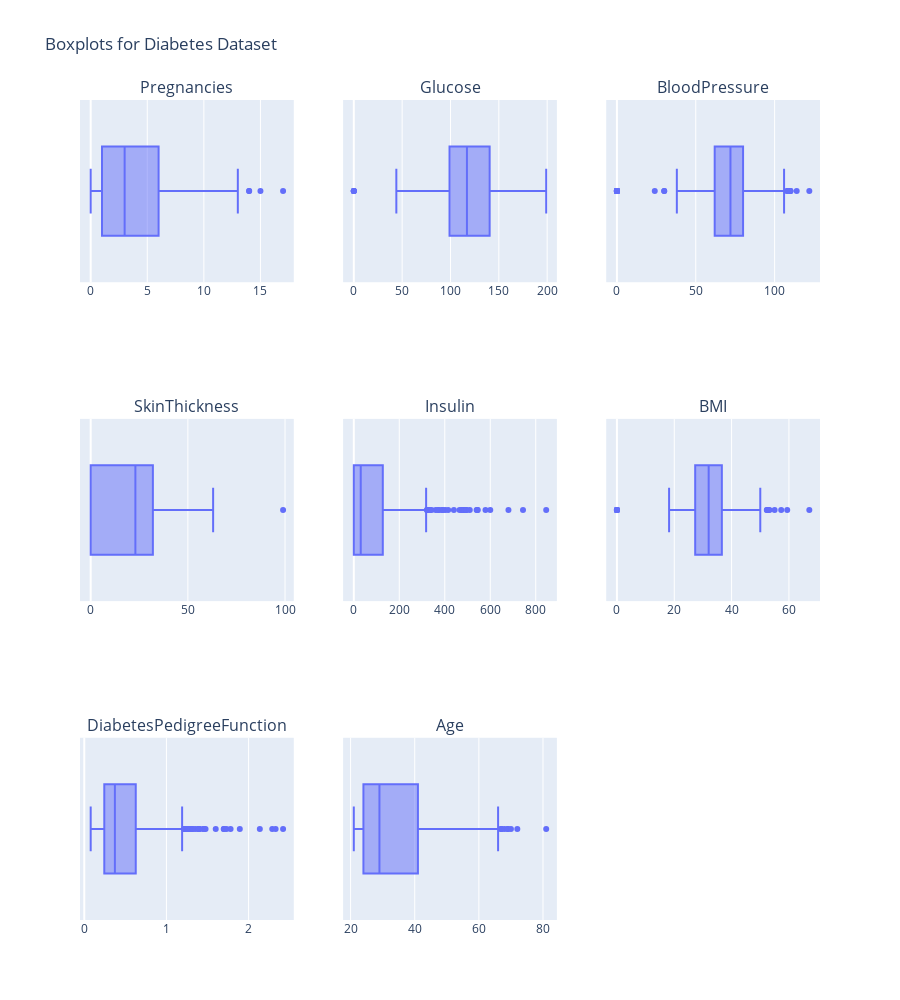

The cell this chart's notebook holds for it:
### Markdown cell above
Next, we'll visualize the dataset using boxplots to understand the distribution of each feature and identify potential outliers.

### Code cell
def custom_boxplots(dataset,column_list,columns,suptitle):
    fig=make_subplots(rows=(len(column_list)//columns)+1,cols=columns,subplot_titles=column_list)
    fig.update_layout(height=1000,width=300*columns,title=suptitle)
    for i,data in enumerate(column_list):
        row=i//columns+1
        col=i%columns+1
        fig.add_trace(px.box(x=dataset[data]).data[0],row=row,col=col)
    fig.show()
custom_boxplots(df,['Pregnancies','Glucose','BloodPressure','SkinThickness','Insulin','BMI','DiabetesPedigreeFunction','Age'],columns=3,suptitle="Boxplots for Diabetes Dataset")

### Figure 1 — Plotly figure (JSON) as saved in the notebook; plotly's stock layout.template omitted (floating-point values rounded to 4 significant figures; data arrays with more than 128 entries replaced by an {"elided": "..."} marker saying what was removed)
{"data": [{"alignmentgroup": "True", "hovertemplate": "x=%{x}<extra></extra>", "legendgroup": "", "marker": {"color": "#636efa"}, "name": "", "notched": false, "offsetgroup": "", "orientation": "h", "showlegend": false, "type": "box", "x": {"elided": "768 int values"}, "x0": " ", "xaxis": "x", "y0": " ", "yaxis": "y"}, {"alignmentgroup": "True", "hovertemplate": "x=%{x}<extra></extra>", "legendgroup": "", "marker": {"color": "#636efa"}, "name": "", "notched": false, "offsetgroup": "", "orientation": "h", "showlegend": false, "type": "box", "x": {"elided": "768 int values"}, "x0": " ", "xaxis": "x2", "y0": " ", "yaxis": "y2"}, {"alignmentgroup": "True", "hovertemplate": "x=%{x}<extra></extra>", "legendgroup": "", "marker": {"color": "#636efa"}, "name": "", "notched": false, "offsetgroup": "", "orientation": "h", "showlegend": false, "type": "box", "x": {"elided": "768 int values"}, "x0": " ", "xaxis": "x3", "y0": " ", "yaxis": "y3"}, {"alignmentgroup": "True", "hovertemplate": "x=%{x}<extra></extra>", "legendgroup": "", "marker": {"color": "#636efa"}, "name": "", "notched": false, "offsetgroup": "", "orientation": "h", "showlegend": false, "type": "box", "x": {"elided": "768 int values"}, "x0": " ", "xaxis": "x4", "y0": " ", "yaxis": "y4"}, {"alignmentgroup": "True", "hovertemplate": "x=%{x}<extra></extra>", "legendgroup": "", "marker": {"color": "#636efa"}, "name": "", "notched": false, "offsetgroup": "", "orientation": "h", "showlegend": false, "type": "box", "x": {"elided": "768 int values"}, "x0": " ", "xaxis": "x5", "y0": " ", "yaxis": "y5"}, {"alignmentgroup": "True", "hovertemplate": "x=%{x}<extra></extra>", "legendgroup": "", "marker": {"color": "#636efa"}, "name": "", "notched": false, "offsetgroup": "", "orientation": "h", "showlegend": false, "type": "box", "x": {"elided": "768 float values"}, "x0": " ", "xaxis": "x6", "y0": " ", "yaxis": "y6"}, {"alignmentgroup": "True", "hovertemplate": "x=%{x}<extra></extra>", "legendgroup": "", "marker": {"color": "#636efa"}, "name": "", "notched": false, "offsetgroup": "", "orientation": "h", "showlegend": false, "type": "box", "x": {"elided": "768 float values"}, "x0": " ", "xaxis": "x7", "y0": " ", "yaxis": "y7"}, {"alignmentgroup": "True", "hovertemplate": "x=%{x}<extra></extra>", "legendgroup": "", "marker": {"color": "#636efa"}, "name": "", "notched": false, "offsetgroup": "", "orientation": "h", "showlegend": false, "type": "box", "x": {"elided": "768 int values"}, "x0": " ", "xaxis": "x8", "y0": " ", "yaxis": "y8"}], "layout": {"annotations": [{"font": {"size": 16}, "showarrow": false, "text": "Pregnancies", "x": 0.1444, "xanchor": "center", "xref": "paper", "y": 1, "yanchor": "bottom", "yref": "paper"}, {"font": {"size": 16}, "showarrow": false, "text": "Glucose", "x": 0.5, "xanchor": "center", "xref": "paper", "y": 1, "yanchor": "bottom", "yref": "paper"}, {"font": {"size": 16}, "showarrow": false, "text": "BloodPressure", "x": 0.8556, "xanchor": "center", "xref": "paper", "y": 1, "yanchor": "bottom", "yref": "paper"}, {"font": {"size": 16}, "showarrow": false, "text": "SkinThickness", "x": 0.1444, "xanchor": "center", "xref": "paper", "y": 0.6111, "yanchor": "bottom", "yref": "paper"}, {"font": {"size": 16}, "showarrow": false, "text": "Insulin", "x": 0.5, "xanchor": "center", "xref": "paper", "y": 0.6111, "yanchor": "bottom", "yref": "paper"}, {"font": {"size": 16}, "showarrow": false, "text": "BMI", "x": 0.8556, "xanchor": "center", "xref": "paper", "y": 0.6111, "yanchor": "bottom", "yref": "paper"}, {"font": {"size": 16}, "showarrow": false, "text": "DiabetesPedigreeFunction", "x": 0.1444, "xanchor": "center", "xref": "paper", "y": 0.2222, "yanchor": "bottom", "yref": "paper"}, {"font": {"size": 16}, "showarrow": false, "text": "Age", "x": 0.5, "xanchor": "center", "xref": "paper", "y": 0.2222, "yanchor": "bottom", "yref": "paper"}], "height": 1000, "title": {"text": "Boxplots for Diabetes Dataset"}, "width": 900, "xaxis": {"anchor": "y", "domain": [0, 0.2889]}, "xaxis2": {"anchor": "y2", "domain": [0.3556, 0.6444]}, "xaxis3": {"anchor": "y3", "domain": [0.7111, 1]}, "xaxis4": {"anchor": "y4", "domain": [0, 0.2889]}, "xaxis5": {"anchor": "y5", "domain": [0.3556, 0.6444]}, "xaxis6": {"anchor": "y6", "domain": [0.7111, 1]}, "xaxis7": {"anchor": "y7", "domain": [0, 0.2889]}, "xaxis8": {"anchor": "y8", "domain": [0.3556, 0.6444]}, "xaxis9": {"anchor": "y9", "domain": [0.7111, 1]}, "yaxis": {"anchor": "x", "domain": [0.7778, 1]}, "yaxis2": {"anchor": "x2", "domain": [0.7778, 1]}, "yaxis3": {"anchor": "x3", "domain": [0.7778, 1]}, "yaxis4": {"anchor": "x4", "domain": [0.3889, 0.6111]}, "yaxis5": {"anchor": "x5", "domain": [0.3889, 0.6111]}, "yaxis6": {"anchor": "x6", "domain": [0.3889, 0.6111]}, "yaxis7": {"anchor": "x7", "domain": [0, 0.2222]}, "yaxis8": {"anchor": "x8", "domain": [0, 0.2222]}, "yaxis9": {"anchor": "x9", "domain": [0, 0.2222]}}}
